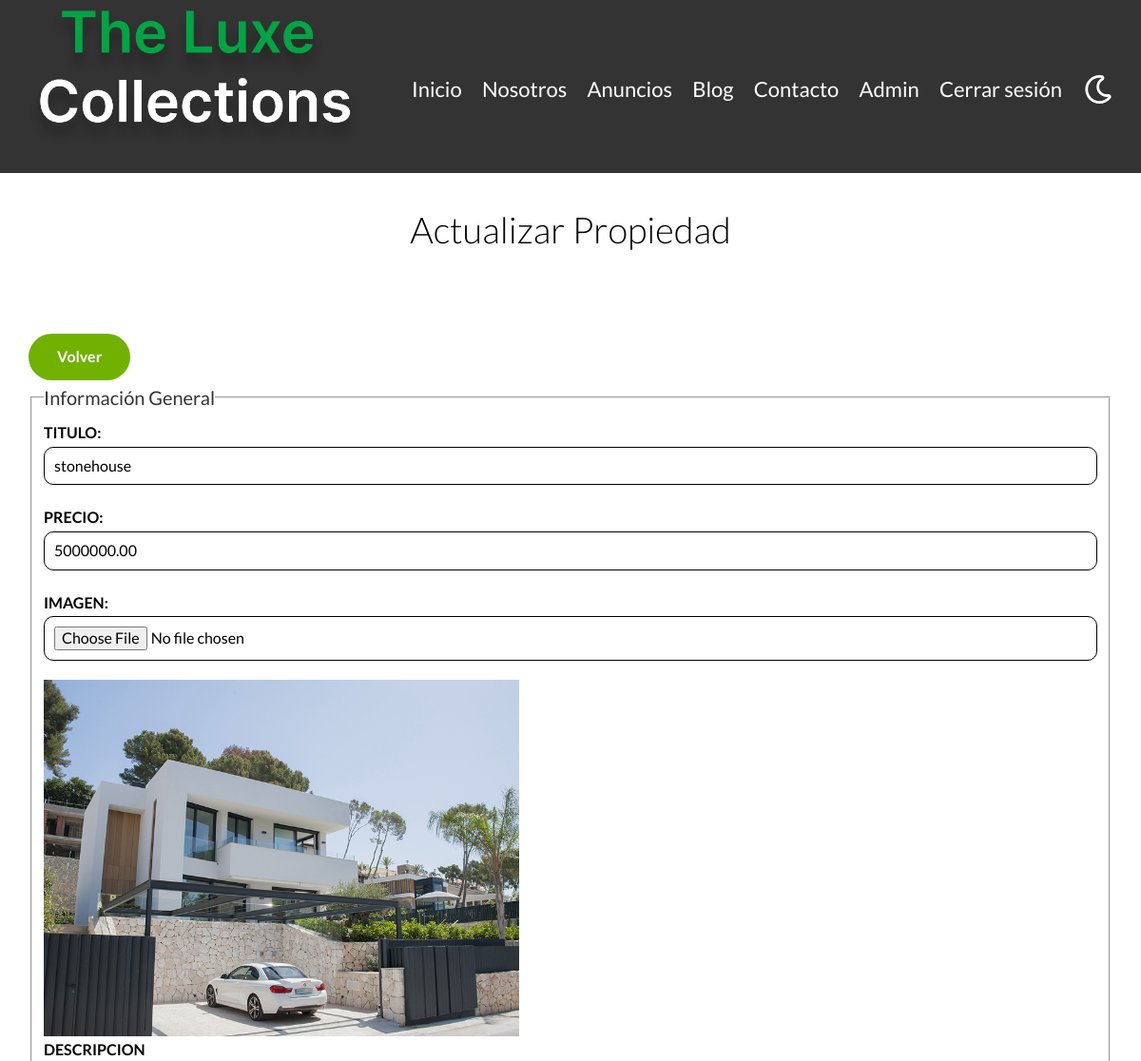
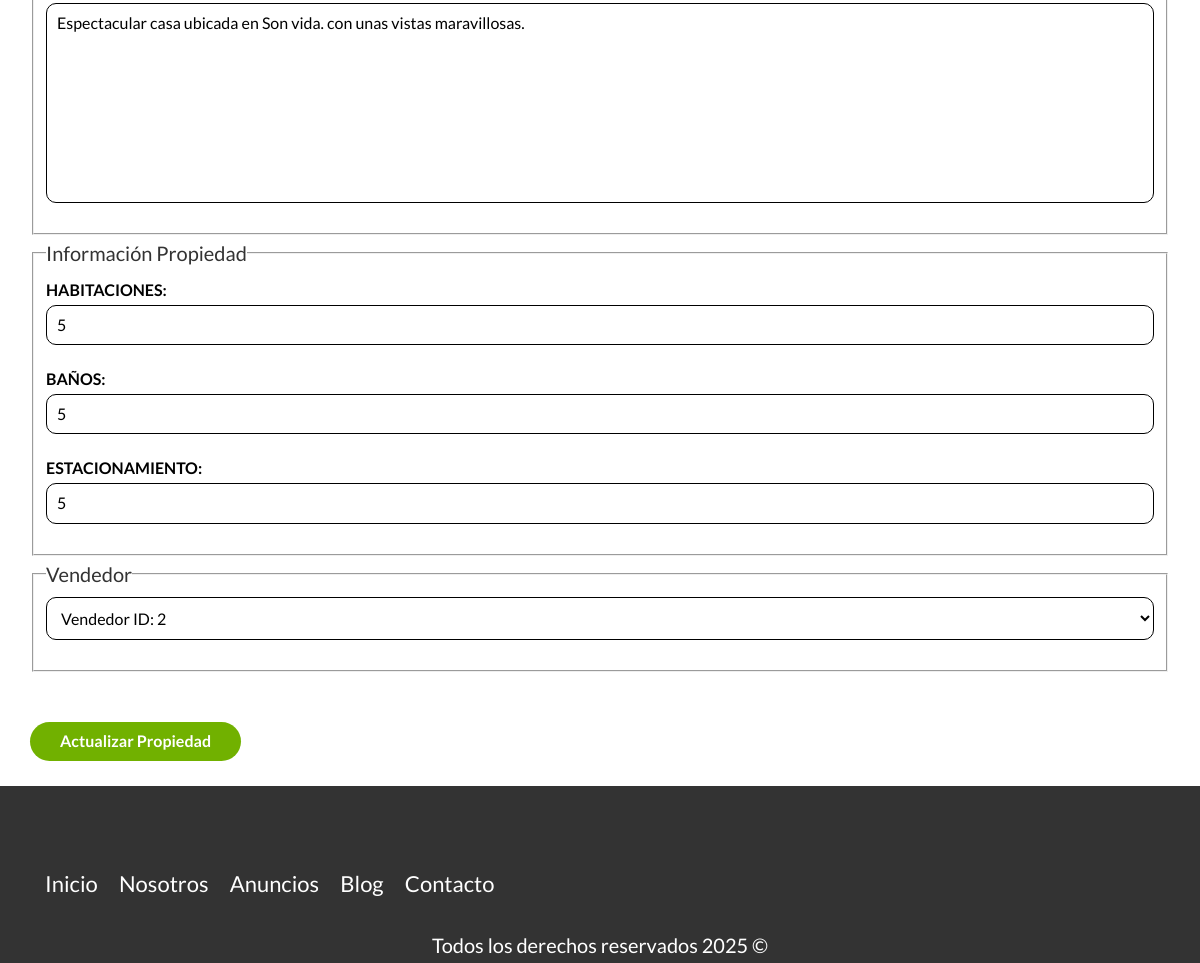
/admin/propiedades/actualizar.php?id=41 (signed in), run on the app's committed database (2 pictures, top to bottom).
### tables this page shows
CREATE TABLE `propiedades` (
  `id` int NOT NULL AUTO_INCREMENT,
  `titulo` varchar(45) DEFAULT NULL,
  `precio` decimal(10,2) DEFAULT NULL,
  `imagen` varchar(200) DEFAULT NULL,
  `descripcion` longtext,
  `habitaciones` int DEFAULT NULL,
  `wc` int DEFAULT NULL,
  `estacionamiento` int DEFAULT NULL,
  `creado` date DEFAULT NULL,
  `vendedores_id` int NOT NULL,
  PRIMARY KEY (`id`),
  KEY `fk_propiedades_vendedores_idx` (`vendedores_id`),
  CONSTRAINT `fk_propiedades_vendedores` FOREIGN KEY (`vendedores_id`) REFERENCES `vendedores` (`id`)
);

### admin/propiedades/funciones.php (called while the page is built, shortened)
<?php
$db = conectarDb();
function consultaPropiedades($db){
    $id = (int) $_GET['id'];
$consulta = "SELECT * FROM propiedades where id = $id";
$resultado = mysqli_query($db,$consulta);
}
consultaPropiedades($db);

### admin/propiedades/actualizar.php (the view, shortened to what this page needs)
<?php
require_once 'funciones.php';
require_once '../../includes/templates/funciones.php';
?>
<main class="contenedor seccion">
    <h1>Actualizar Propiedad</h1>
    <a href="../index.php" class="boton boton-verde">Volver</a>
    <form class="formulario" method="POST" action="funciones.php" enctype="multipart/form-data">
<?php
    if (isset($_SESSION['resultadoPropiedad'])) {
        $resultadoPropiedad = $_SESSION['resultadoPropiedad'];
    }
?>
<fieldset>
    <legend>Información General</legend>
    <label for="titulo">Titulo:</label>
    <input type="text" id="titulo" name="titulo" placeholder="Titulo Propiedad" value="<?php echo $resultadoPropiedad['titulo'] ?>">
    <label for="precio">Precio:</label>
    <input type="number" id="precio" name="precio" placeholder="Precio Propiedad" value="<?php echo $resultadoPropiedad['precio'] ?>">
    <label for="imagen">Imagen:</label>
    <input type="file" id="imagen" name="imagen" accept="image/jpeg, image/png">
    <img class="imagenPropiedad" src="../../imagenes/<?php echo htmlspecialchars($resultadoPropiedad['imagen']); ?>" alt="Imagen de la propiedad">
    <label for="descripcion">Descripcion</label>
    <textarea name="descripcion" id="descripcion"><?php echo isset($resultadoPropiedad['descripcion']) ? htmlspecialchars($resultadoPropiedad['descripcion']) : ''; ?></textarea>
</fieldset>
<fieldset>
    <legend>Información Propiedad</legend>
    <label for="habitaciones">Habitaciones:</label>
    <input type="number" id="habitaciones" name="habitaciones" value="<?php echo $resultadoPropiedad['habitaciones'] ?>" placeholder="Habitaciones Propiedad" min="1" max="9">
    <label for="wc">Baños:</label>
    <input type="number" id="wc" name="wc" placeholder="Baños Propiedad" min="1" max="9" value="<?php echo $resultadoPropiedad['wc'] ?>">
    <label for="estacionamiento">Estacionamiento:</label>
    <input type="number" id="estacionamiento" name="estacionamiento" placeholder="Estacionamiento Propiedad" min="1" max="9" value="<?php echo $resultadoPropiedad['estacionamiento'] ?>">
</fieldset>
<fieldset>
    <legend>Vendedor</legend>
    <select name="vendedor" id="vendedor">
        <option value="<?php echo isset($resultadoPropiedad['vendedores_id']) ? $resultadoPropiedad['vendedores_id'] : ''; ?>" selected>
            <?php echo isset($resultadoPropiedad['vendedores_id']) ? "Vendedor ID: " . $resultadoPropiedad['vendedores_id'] : 'Seleccione un vendedor'; ?>
        </option>
    </select>
</fieldset>
<input type="submit" value="Actualizar Propiedad" class="boton boton-verde">
</form>
</main>

### build/css/app.css (style rules this page uses)
main { display: block; }
h1 { font-size: 2em; margin: 0.67em 0; }
a { background-color: transparent; }
img { border-style: none; }
button, input, optgroup, select, textarea { font-family: inherit; font-size: 100%; line-height: 1.15; margin: 0; }
button, input { overflow: visible; }
button, select { text-transform: none; }
button, [type=button], [type=reset], [type=submit] { -webkit-appearance: button; }
fieldset { padding: 0.35em 0.75em 0.625em; }
legend { box-sizing: border-box; color: inherit; display: table; max-width: 100%; padding: 0; white-space: normal; }
textarea { overflow: auto; }
*, *:before, *:after { box-sizing: inherit; }
.contenedor { width: 95%; max-width: 120rem; margin: 0 auto; }
a { text-decoration: none; }
img, picture { width: 100%; display: block; }
h1, h2, h3 { font-family: "Lato", sans-serif; margin: 2.5rem 0; font-weight: 300; text-align: center; }
h1 { font-size: 3.8rem; }
.seccion { margin-top: 2.5rem; margin-bottom: 2.5rem; }
.boton-verde { display: inline-block; background-color: #71B100; color: #FFFFFF; font-weight: 700; text-decoration: none; padding: 1rem 3rem; margin-top: 5rem; border-radius: 25px; width: auto; max-width: fit-content; border: none; }
.formulario legend { font-size: 2rem; color: #333333; }
.formulario label { font-weight: bold; text-transform: uppercase; display: block; }
.formulario input:not([type=submit]), .formulario textarea, .formulario select { padding: 1rem; display: block; width: 100%; background-color: #FFFFFF; border: 1px solid #000000; border-radius: 1rem; margin-bottom: 2rem; }
.formulario textarea { height: 200px; resize: none; overflow: auto; }
.imagenPropiedad { width: 50rem; }

### data on the page
propiedades: titulo "stonehouse", precio "5000000.00", imagen (picture), descripcion "Espectacular casa ubicada en Son vida. con unas vistas maravillosas.", habitaciones "5", wc "5", estacionamiento "5", vendedor "Vendedor ID: 2"
